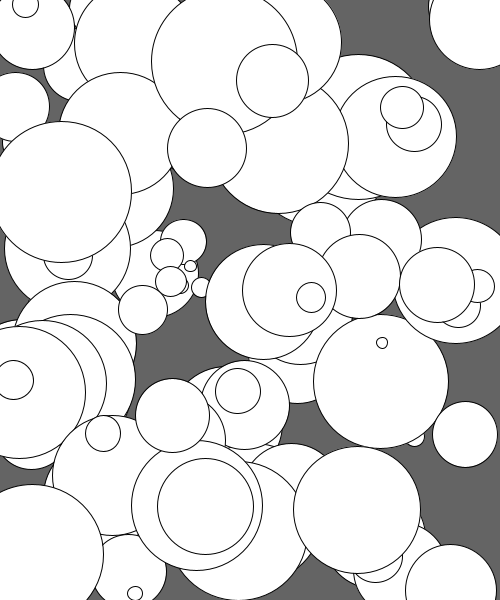
Frame 1 (no input)
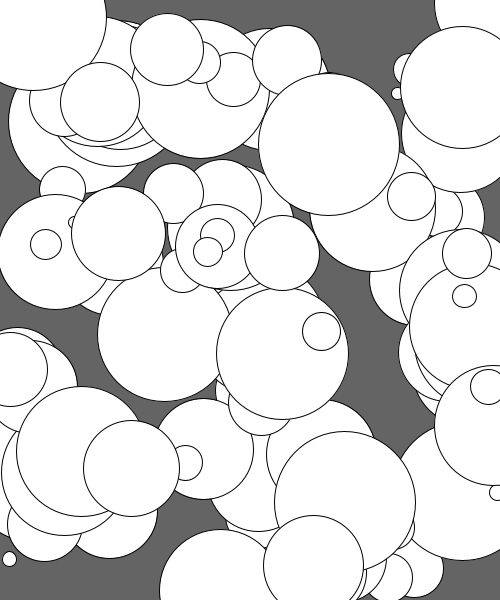
Frame 60 (the mouse pressed at the canvas centre just before this capture)
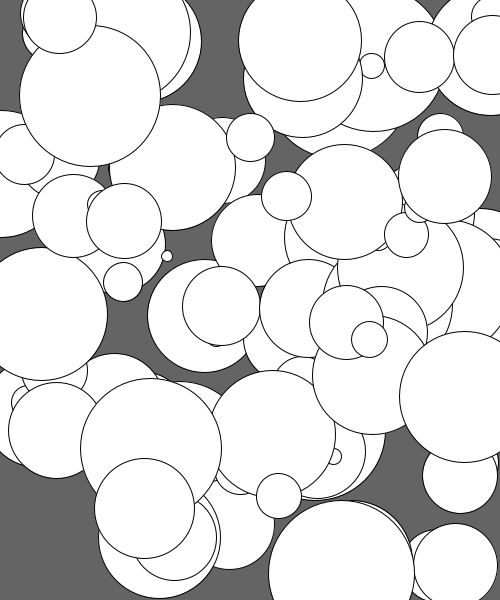
Frame 120 (the mouse held since frame 60 and released just before this capture)

The Processing sketch that drew these frames (run headless with seeded random() and noise(); from frame 60 on, the mouse is pressed at the canvas centre):

// Processing sketch: day5_06_bouncingBalls_objects_array
// ── day5_06_bouncingBalls_objects_array.pde
Ball[] balls = new Ball[100];
//DataType[] nameArray = new DataType[ TotalNum ];

void setup() {
  //fullScreen();
  size(500, 600);
  background(100);

  for (int i=0; i<balls.length; i++) {
    float x = random(width);
    float y = random(height);
    balls[i] = new Ball(x, y);
  }
}

void draw() {
  background(100);

  for (int i=0; i<balls.length; i++) {
    balls[i].move();
    balls[i].reappear();
    balls[i].display();
  }
}











class Ball {
  float x, y;
  float xSpd, ySpd;
  float size;
  Ball(float a, float b) {
    x = a;
    y = b;
    size = random(10, 150);
    xSpd = random(-5, -1);
    ySpd = random(-1, -0.5);
  }
  void display() {
    ellipse(x, y, size, size);
  }
  void move() {
    x += xSpd;
    y += ySpd;
  }
  void reappear() {
    if (x < 0) {
      x = width;
    } else if (x > width) {
      x = 0;
    }
    if (y < 0) {
      y = height;
    } else if (y > height) {
      y = 0;
    }
  }
}
